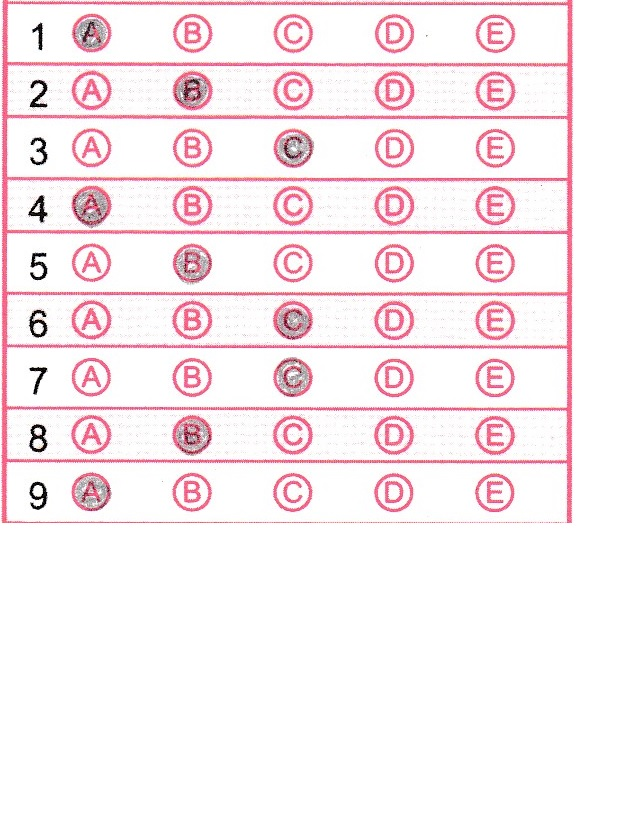
#> input picture img_data/omstest4.jpg, 628 x 829 px
$ python imgproc_dev1.py   (Python 2 division)   (older library calls are emulated)
#> lines starting #> are read from the running program, lines starting #| are printed output that depends on the picture; after the words box and inside, x2 and y2 are one past the last pixel; in counts of white or black regions, pixels touching at a corner belong together
#> `img = cv2.imread(path,cv2.IMREAD_GRAYSCALE)`:
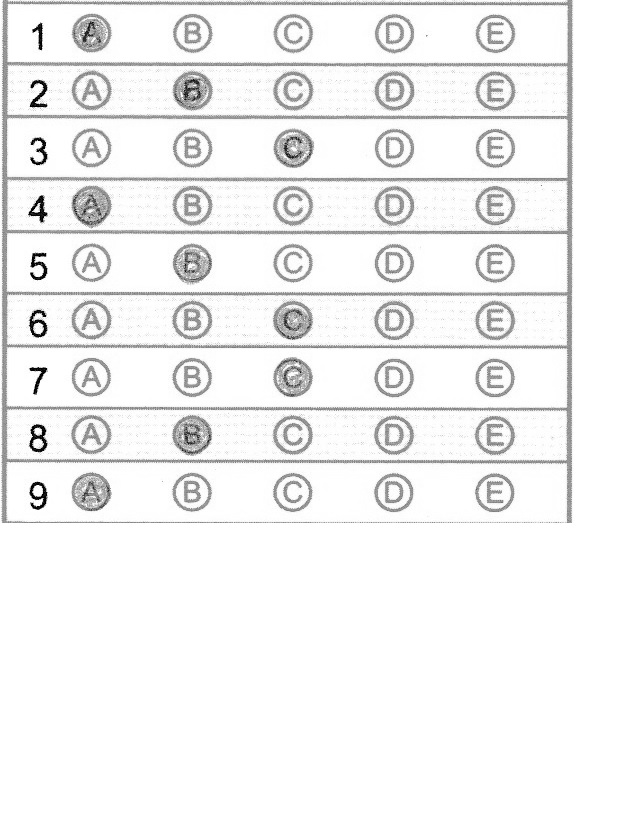
#> img: shape (829, 628); min 0, max 255, mean 242
#> further down, img2 is the input picture: shape (829, 628, 3); mean B, G, R 241, 237.7, 249.4
### imgproc_funcfile.py
import cv2
import numpy as np

def outlining(img):
    #kernel size
    kernel_size=3
    #-------------------------------------------------
    #bilateral filter, sharpen, thresh image
    biblur=cv2.bilateralFilter(img,20,175,175)
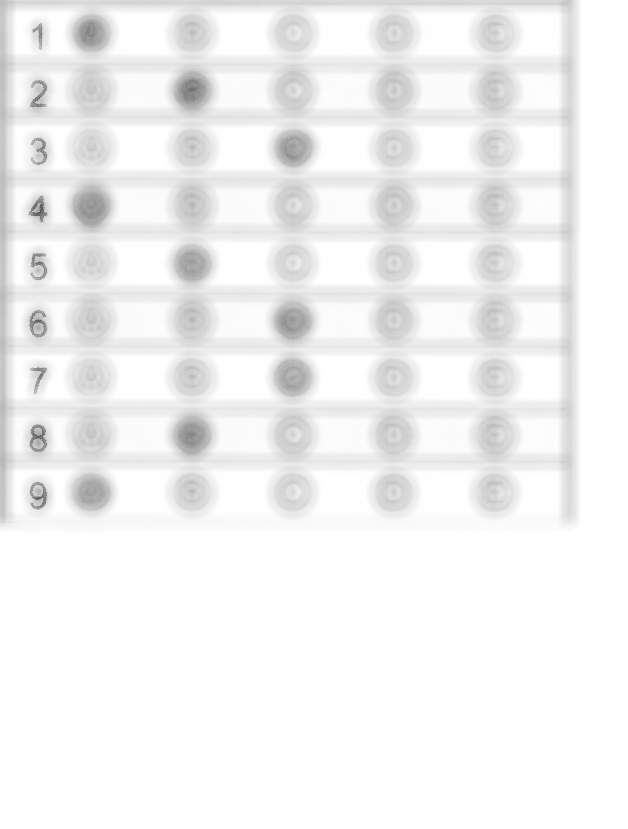
#> biblur: shape (829, 628); min 84, max 255, mean 242.5
    sharp=cv2.addWeighted(img,1.55,biblur,-0.5,0)
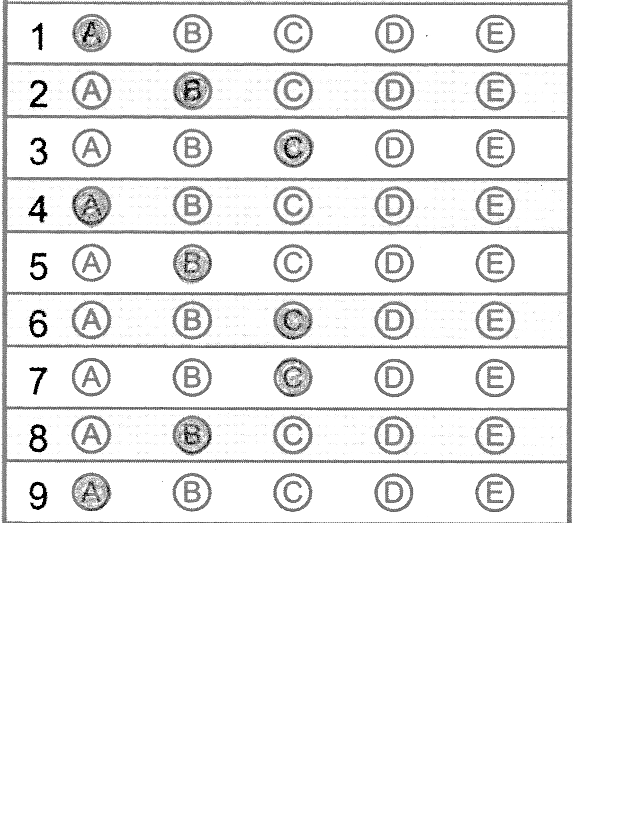
#> sharp: shape (829, 628); min 0, max 255, mean 241.3
    ret1,thresh1 = cv2.threshold(sharp,127,255,cv2.THRESH_OTSU)
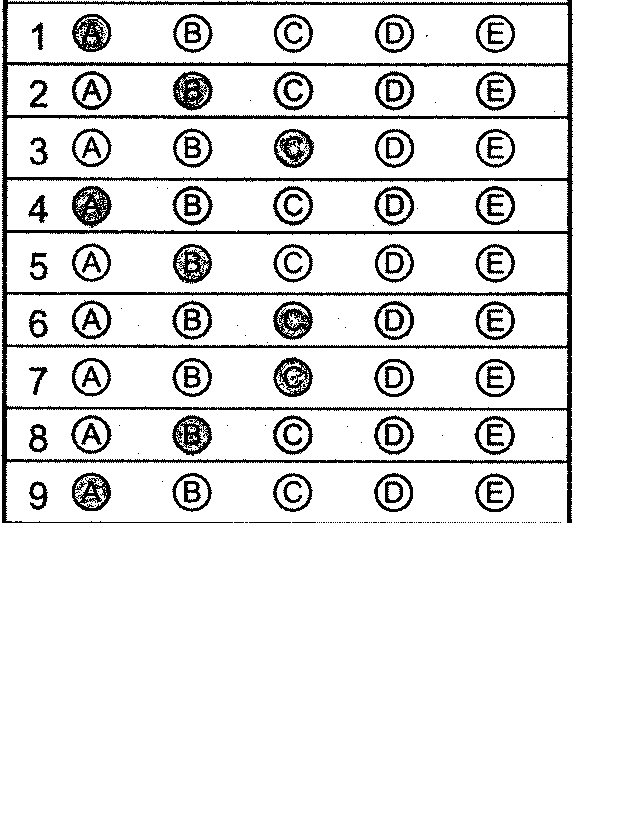
#> thresh1: shape (829, 628); 90.4% white; 248 black regions (155 under 20 px), largest, box (x1, y1, x2, y2) and area: (1, 0, 573, 523) 19794, (72, 186, 112, 228) 930, (173, 71, 213, 111) 895
#> ret1 = 188

    #negative and closed image
    inv=cv2.bitwise_not(thresh1)
    kernel = cv2.getStructuringElement(cv2.MORPH_ELLIPSE, (kernel_size, kernel_size))
    closed = cv2.morphologyEx(inv, cv2.MORPH_CLOSE, kernel)
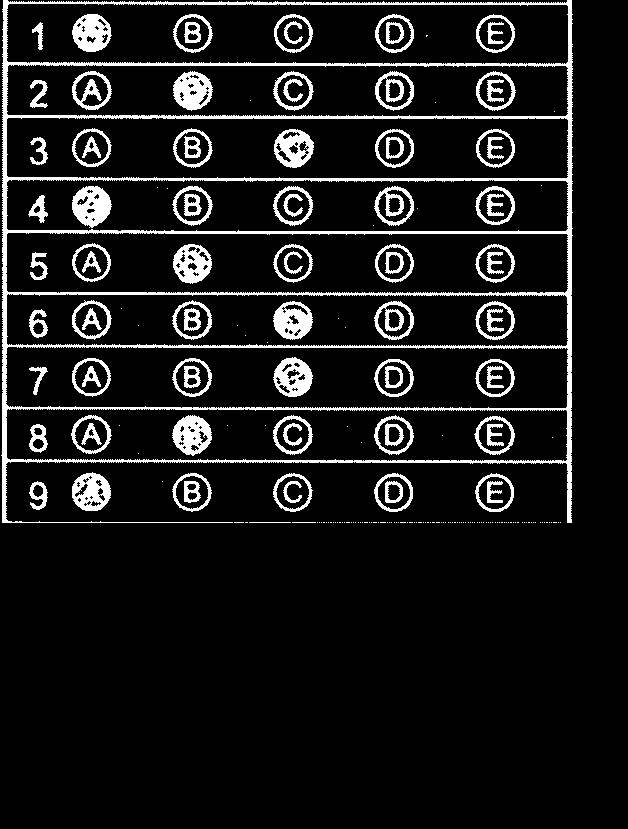
#> closed: shape (829, 628); 10% white; 212 white regions (123 under 20 px)
    return closed

def contouring(img,match_coeff):
    #Defining coefficients
    #----------------------------------
    #Max value of contour shape matching coefficient
#> called with match_coeff = 0.01
    match_coeff = 0.1
    #max contour area
    max_cont_area = 100
    #----------------------------------
    #find countours
    im2, contours, hierarchy = cv2.findContours(img, cv2.RETR_TREE, cv2.CHAIN_APPROX_NONE)
#> contours = 378 contours, 175 with area under 20; largest, box (x1, y1, x2, y2) and area: (1, 0, 573, 523) 261876, (5, 346, 569, 409) 33908, (6, 117, 569, 179) 33720, (5, 232, 569, 294) 33412, (6, 3, 569, 65) 33204

    #truncate contours less than predefined maximum area
    c_counter = 0
    for c in contours:

        A = cv2.contourArea(c)

        if A<max_cont_area:
            contours=np.delete(contours,c_counter,0)
            c_counter=c_counter-1
        c_counter=c_counter+1
#> this loop made 1 pass
#> (c, A) on pass 1: ([[560, 522]], 0)
#> after the loop, c_counter = 0

    #length of truncated contour array
    clen=c_counter

    #create match_array [dimension = len x len] with 0s
    match_array=np.zeros((clen,clen),np.uint8)

    #loop over the contours and compare two by two
    icounter = 0
    for i in contours:
        jcounter = 0

        for j in contours:
        #If difference has index <0.01 then regard as TRUE
            ret=cv2.matchShapes(i,j,1,0.0)
            if ret<match_coeff:
                match_array[icounter,jcounter]=1
            else:
                match_array[icounter,jcounter]=0
            jcounter=jcounter+1
        icounter=icounter+1


    #sum each row of the array (for TRUEs and FALSEs]
    sum_array=np.sum(match_array,axis=1,dtype=np.uint16)
    #finding mean of the comparison value
    sum_all=np.sum(sum_array,axis=0,dtype=np.uint16)
    ave_sim_val=sum_all/clen
    #Assumption: there is a lot of 1s
    return contours,sum_array,ave_sim_val

# [499 lines left out: functions shape_detector, get_centre, formgrid, MatrArrFunc, SpaceFunc, MatBinFunc and 4 more, not called in this run]

### imgproc_dev1.py
import numpy as np
import cv2
import matplotlib.pyplot as plt
import imgproc_funcfile as imgfunc

#OMS Info Input
n_col= 5
n_row= 9
path='img_data/omstest4.jpg'

#Settings
##Bubble
show_bubble=1 #0=No, #1=Yes
bubble_colour=(255,0,0)
bubble_linethickness=5 #integer value >0

##Centre Point
show_cntpt=1 #0=No, #1=Yes
cntpt_colour=(255,0,0)
cntpt_size=5 #integer value >0

##Matching Stringency
match_coeff=0.01


#-----------------------------------------------------------------
#Part 1: Image Loading
#load image
img = cv2.imread(path,cv2.IMREAD_GRAYSCALE)
img2= cv2.imread(path)
img3=cv2.cvtColor(img.copy(),cv2.COLOR_GRAY2RGB)

#Image Processing (bilateral filter, sharpen, thresh, negative, closed)
outline=imgfunc.outlining(img)

#---------------------------------------------------------------------------------------------
#Part 2: Finding Valid Contours
#maximum contour shape matching coefficient, valid mean Area
#obtain centre point,hor_dist,ver_dist,shape type,shape dimension

#> (the run stopped early here; a loop or call above may not have finished)

$ run again, with img_data/omstest1.jpg copied over img_data/omstest4.jpg
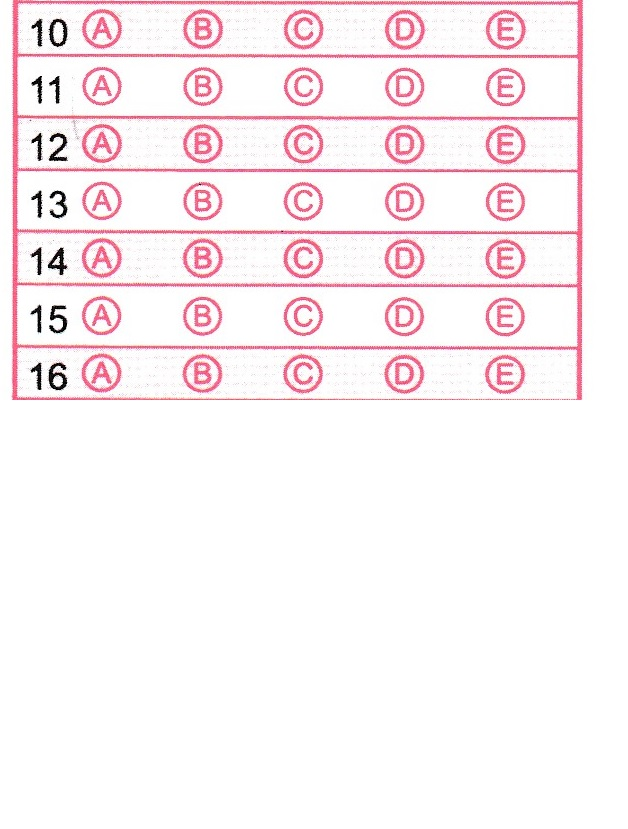
#> input picture img_data/omstest1.jpg, 628 x 829 px
#> img2 is the input picture: shape (829, 628, 3); mean B, G, R 244.1, 241.4, 250.7
#> in outlining, `ret1,thresh1 = cv2.threshold(sharp,127,255,cv2.THRESH_OTSU)`:
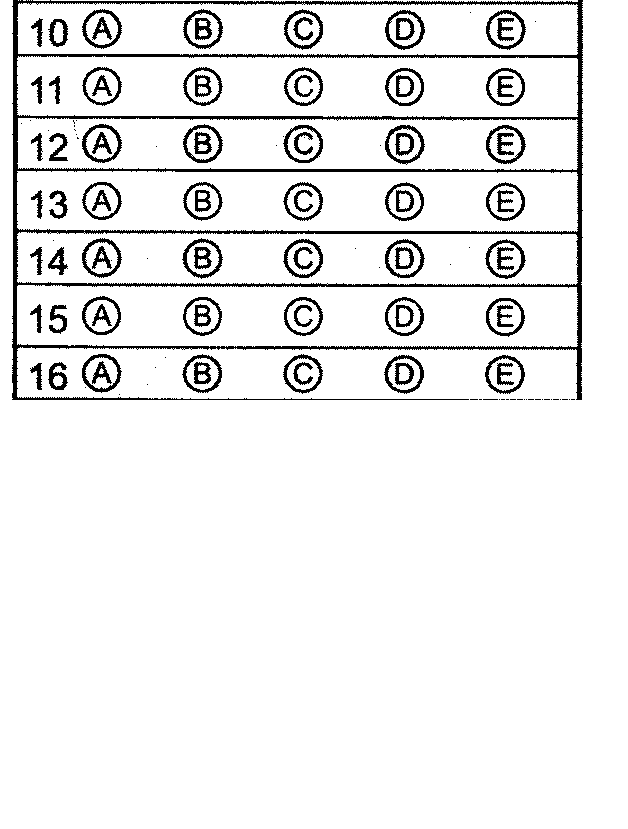
#> thresh1: shape (829, 628); 92.7% white; 133 black regions (48 under 20 px), largest, box (x1, y1, x2, y2) and area: (12, 0, 583, 400) 15361, (82, 354, 122, 393) 407, (82, 124, 122, 163) 406
#> ret1 = 186
#> in outlining, `closed = cv2.morphologyEx(inv, cv2.MORPH_CLOSE, kernel)`:
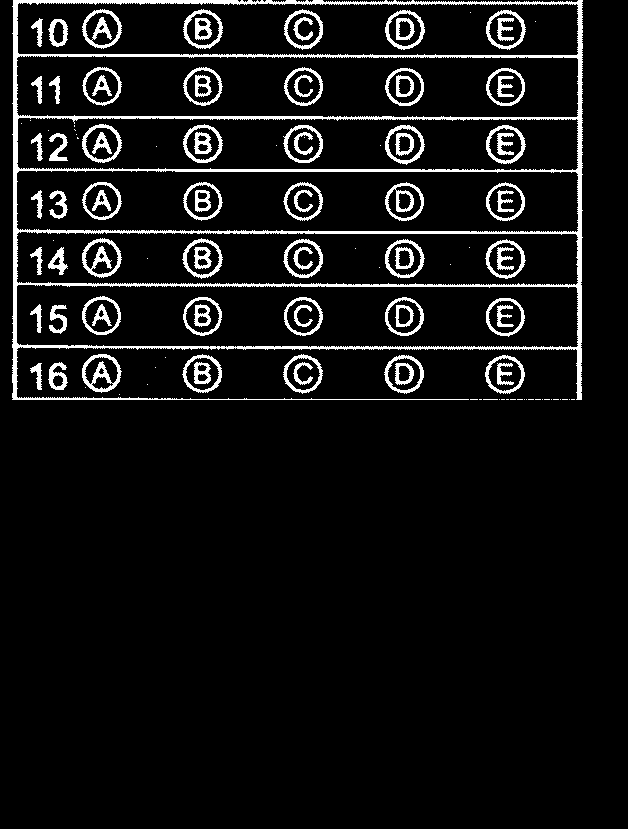
#> closed: shape (829, 628); 7.4% white; 125 white regions (44 under 20 px)
#> contours = 198 contours, 45 with area under 20; largest, box (x1, y1, x2, y2) and area: (12, 0, 583, 400) 197850, (16, 284, 579, 348) 33971, (16, 55, 579, 118) 33698, (16, 170, 579, 233) 33695, (16, 2, 579, 56) 28840
#> the loop in contouring, `for c in contours: ` made 1 pass
#> A on pass 1: 0
#> after the loop in contouring, `for c in contours:`: c_counter = 0

$ run again, with img_data/omstest2.jpg copied over img_data/omstest4.jpg
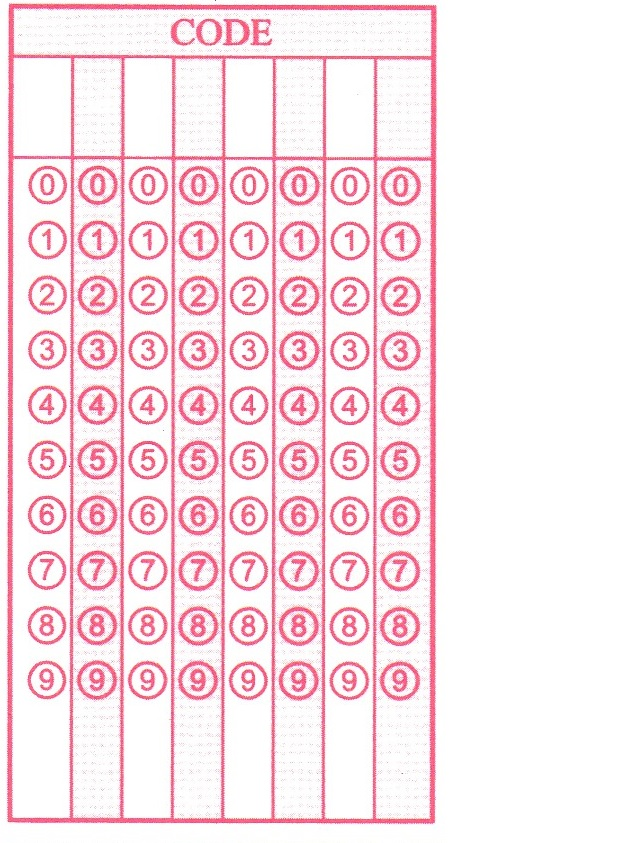
#> input picture img_data/omstest2.jpg, 628 x 843 px
#> img2 is the input picture: shape (843, 628, 3); mean B, G, R 234.3, 228.5, 249
#> in outlining, `ret1,thresh1 = cv2.threshold(sharp,127,255,cv2.THRESH_OTSU)`:
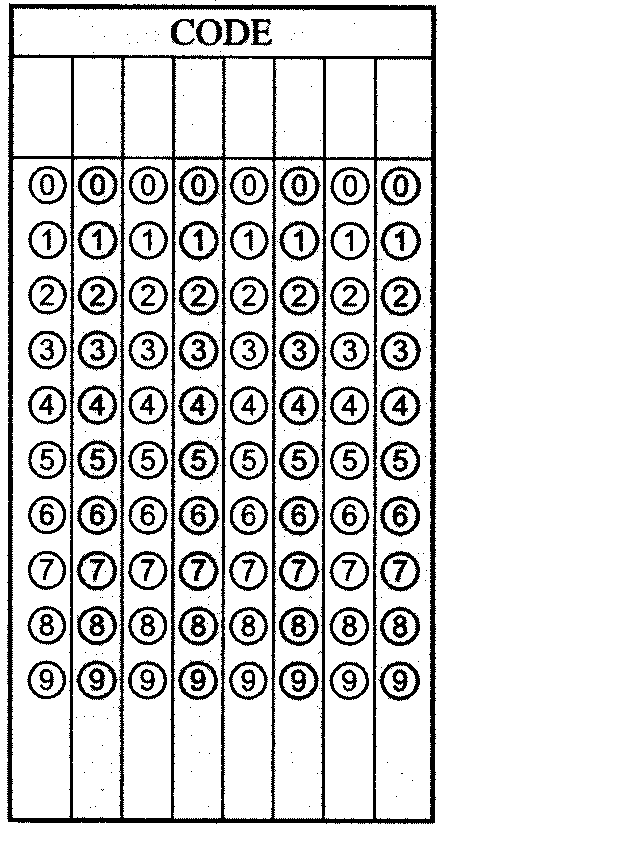
#> thresh1: shape (843, 628); 85.4% white; 360 black regions (195 under 20 px), largest, box (x1, y1, x2, y2) and area: (7, 3, 437, 824) 30831, (178, 551, 219, 591) 467, (380, 496, 420, 537) 462
#> ret1 = 190
#> in outlining, `closed = cv2.morphologyEx(inv, cv2.MORPH_CLOSE, kernel)`:
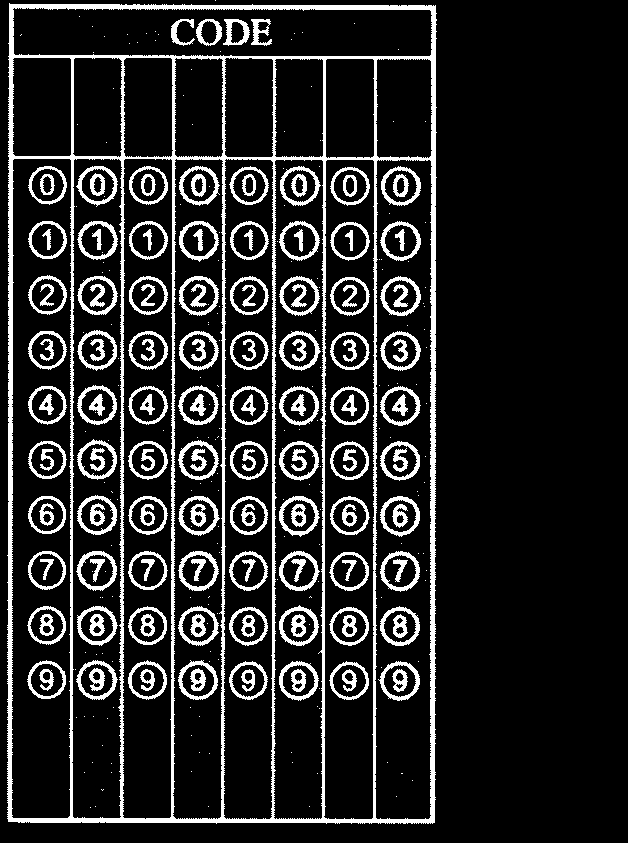
#> closed: shape (843, 628); 14.7% white; 343 white regions (178 under 20 px)
#> contours = 497 contours, 184 with area under 20; largest, box (x1, y1, x2, y2) and area: (7, 3, 437, 824) 348598, (11, 158, 72, 819) 38696, (374, 159, 433, 820) 36264, (323, 159, 375, 820) 32432, (122, 158, 173, 820) 32104
#> the loop in contouring, `for c in contours: ` made 3 passes
#> (A, c_counter) on passes 1 to 2: (348597.5, 1), (36264, 2)
#> after the loop in contouring, `for c in contours:`: c_counter = 2

$ run again, with img_data/omstest3.jpg copied over img_data/omstest4.jpg
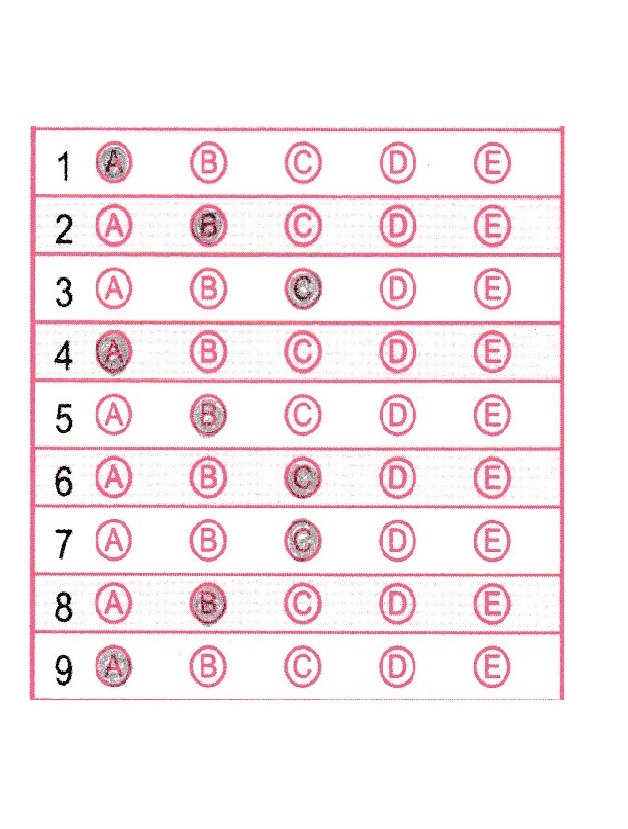
#> input picture img_data/omstest3.jpg, 628 x 829 px
#> img2 is the input picture: shape (829, 628, 3); mean B, G, R 240.6, 237.2, 248.4
#> in outlining, `ret1,thresh1 = cv2.threshold(sharp,127,255,cv2.THRESH_OTSU)`:
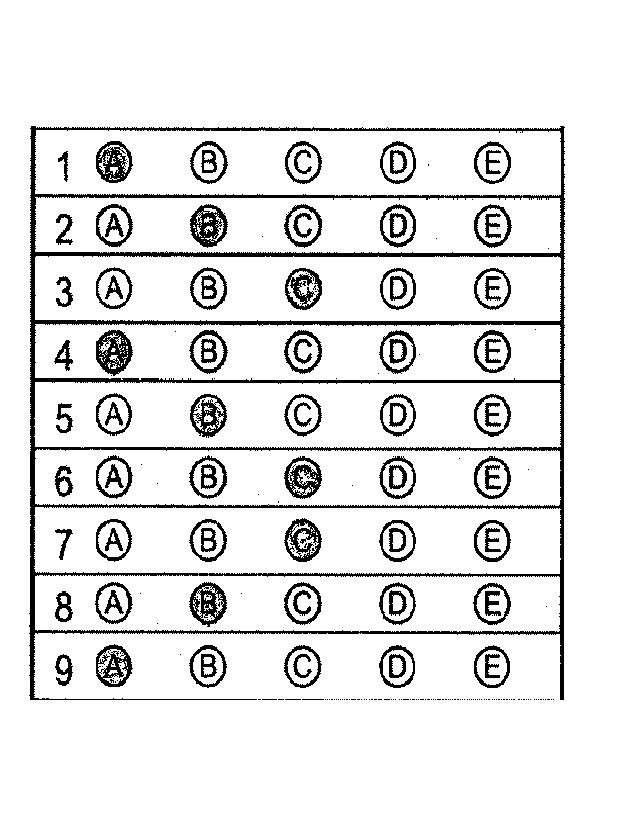
#> thresh1: shape (829, 628); 90.2% white; 237 black regions (145 under 20 px), largest, box (x1, y1, x2, y2) and area: (29, 126, 565, 700) 20075, (96, 330, 133, 376) 962, (190, 204, 228, 248) 913
#> ret1 = 188
#> in outlining, `closed = cv2.morphologyEx(inv, cv2.MORPH_CLOSE, kernel)`:
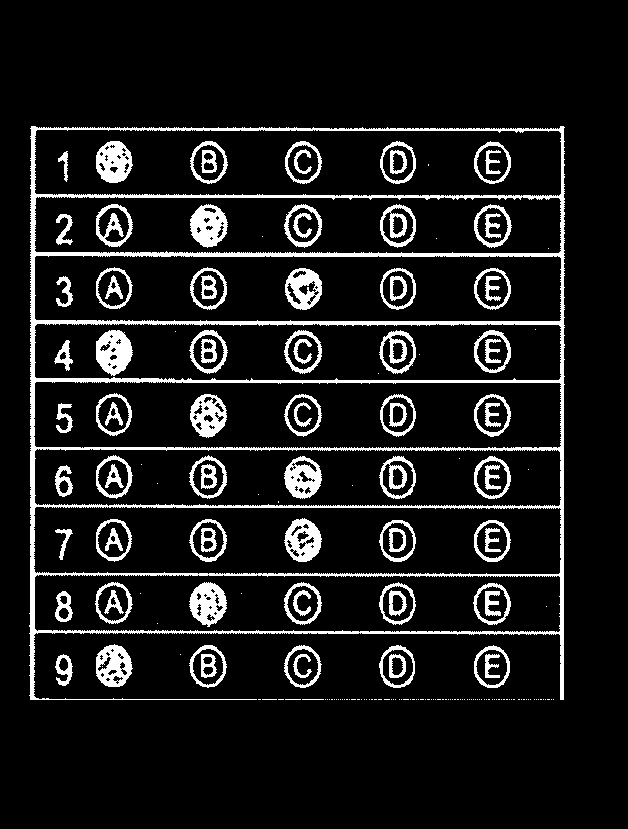
#> closed: shape (829, 628); 10.2% white; 199 white regions (111 under 20 px)
#> contours = 368 contours, 163 with area under 20; largest, box (x1, y1, x2, y2) and area: (29, 126, 565, 700) 269401, (33, 506, 562, 575) 34950, (33, 381, 562, 449) 34500, (34, 129, 562, 197) 34270, (34, 255, 562, 322) 34269
#> the loop in contouring, `for c in contours: ` made 1 pass
#> (c, A) on pass 1: ([[553, 699]], 0)
#> after the loop in contouring, `for c in contours:`: c_counter = 0
